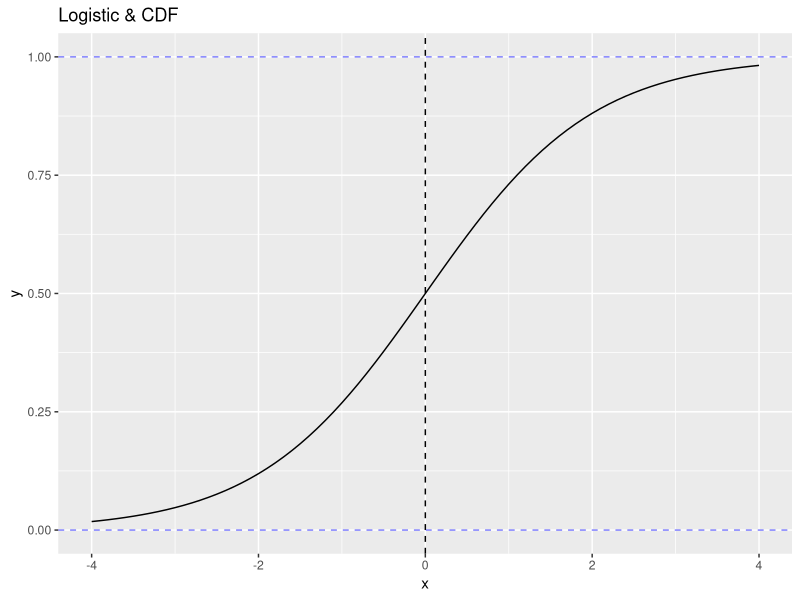

Source code (R):
# logistic ----
if (!require('dplyr')) install.packages('dplyr')
if (!require('tidyverse')) install.packages('tidyverse')
library(dplyr) ; library(tidyverse)

te <- data.frame(seq(-4, 4, by = 0.1))
names(te) <- c('x')

te <- te %>% 
  mutate( y1 = 1/(1+exp(-x)))

te

te %>% 
  ggplot(aes(x, y1)) + 
  geom_line() +
  geom_vline(xintercept = 0.0, 
             linetype = 'dashed') + 
  geom_hline(yintercept = c(0, 1.0),
             color = 'blue',
             alpha = 0.5,
             linetype = 'dashed') + 
  ggtitle('Logistic & CDF') +
  xlab('x') +
  ylab('y') +
  scale_color_brewer(palette = 'Set1')